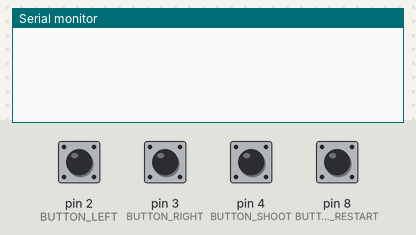
This sketch was run on a simulated Arduino Uno, built with avr-gcc and run on an emulated ATmega328P. Shown: the last lines printed to the serial monitor. Inputs (shaded band) come from the test bench; at power-on: pin 2 (BUTTON_LEFT), pin 3 (BUTTON_RIGHT), pin 4 (BUTTON_SHOOT), pin 8 (BUTTON_RESTART) LOW.

Above: at 1.2 s.
1.3 s: pin 2 (BUTTON_LEFT) pulled HIGH for 0.15 s
At 1.8 s:
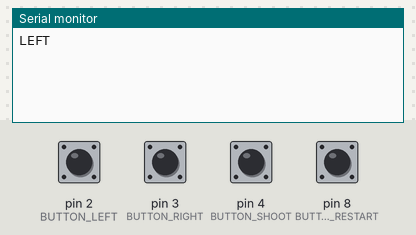
2.9 s: pin 3 (BUTTON_RIGHT) pulled HIGH for 0.15 s
At 4.1 s:
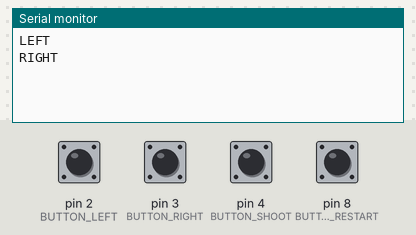
4.5 s: pin 4 (BUTTON_SHOOT) pulled HIGH for 0.15 s
At 5.4 s:
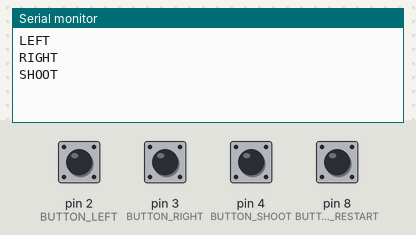
6.1 s: pin 8 (BUTTON_RESTART) pulled HIGH for 0.15 s
At 6.6 s:
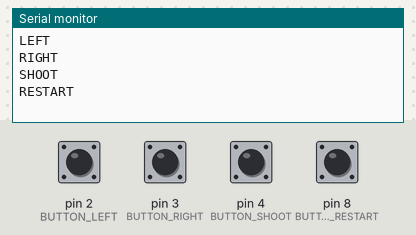

Measured:
- after the input at 1.3 s, the serial monitor: prints a new line at once (image 1)
- after the input at 2.9 s, the serial monitor: prints a new line at once (image 2)
- after the input at 4.5 s, the serial monitor: prints a new line at once (image 3)
- after the input at 6.1 s, the serial monitor: prints a new line at once (image 4)

The sketch:

tool.ino
```cpp
// Buttons
#define BUTTON_RESTART 8
#define BUTTON_LEFT 2
#define BUTTON_RIGHT 3
#define BUTTON_SHOOT 4


// Commands
char restart[15] = "RESTART\n";
char left[15] = "LEFT\n";
char right[15] = "RIGHT\n";
char shoot[15] = "SHOOT\n";

void setup() {
  Serial.begin(115200);

  // Buttons
  pinMode(BUTTON_RESTART,INPUT);
  pinMode(BUTTON_LEFT, INPUT);
  pinMode(BUTTON_RIGHT, INPUT);
  pinMode(BUTTON_SHOOT, INPUT);
}

void loop() {
  int restartPressed = digitalRead(BUTTON_RESTART);
  int leftPressed = digitalRead(BUTTON_LEFT);
  int rightPressed = digitalRead(BUTTON_RIGHT);
  int shootPressed = digitalRead(BUTTON_SHOOT);

  if (restartPressed == HIGH && Serial.availableForWrite()) {
    Serial.println(restart);
    delay(1000);
  }

  if (leftPressed == HIGH && Serial.availableForWrite()) {
    Serial.println(left);
    delay(1000);
  }

  if (rightPressed == HIGH && Serial.availableForWrite()) {
    Serial.println(right);
    delay(1000);
  }

  if (shootPressed == HIGH && Serial.availableForWrite()) {
    Serial.println(shoot);
    delay(1000);
  }
}
```
